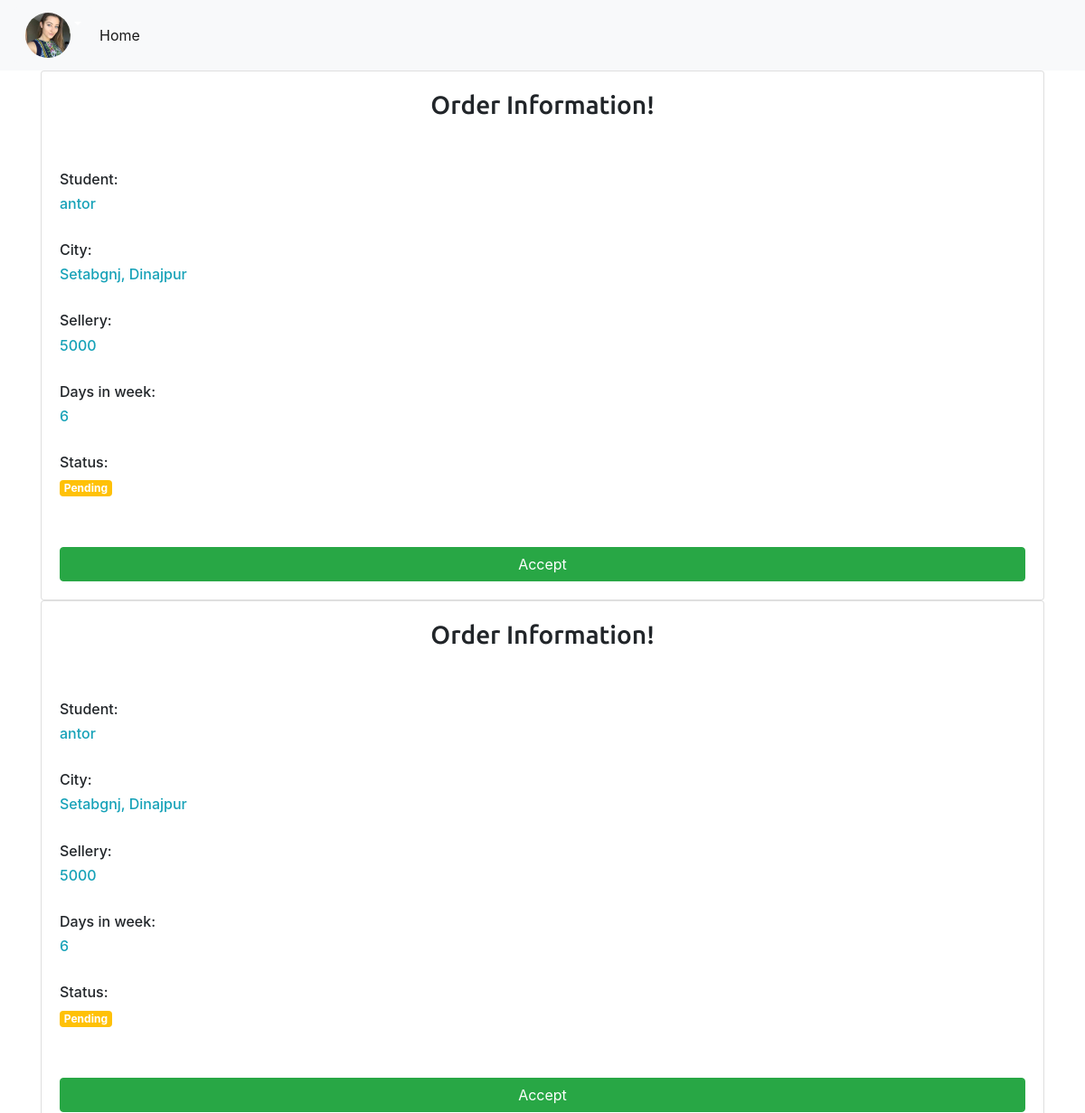
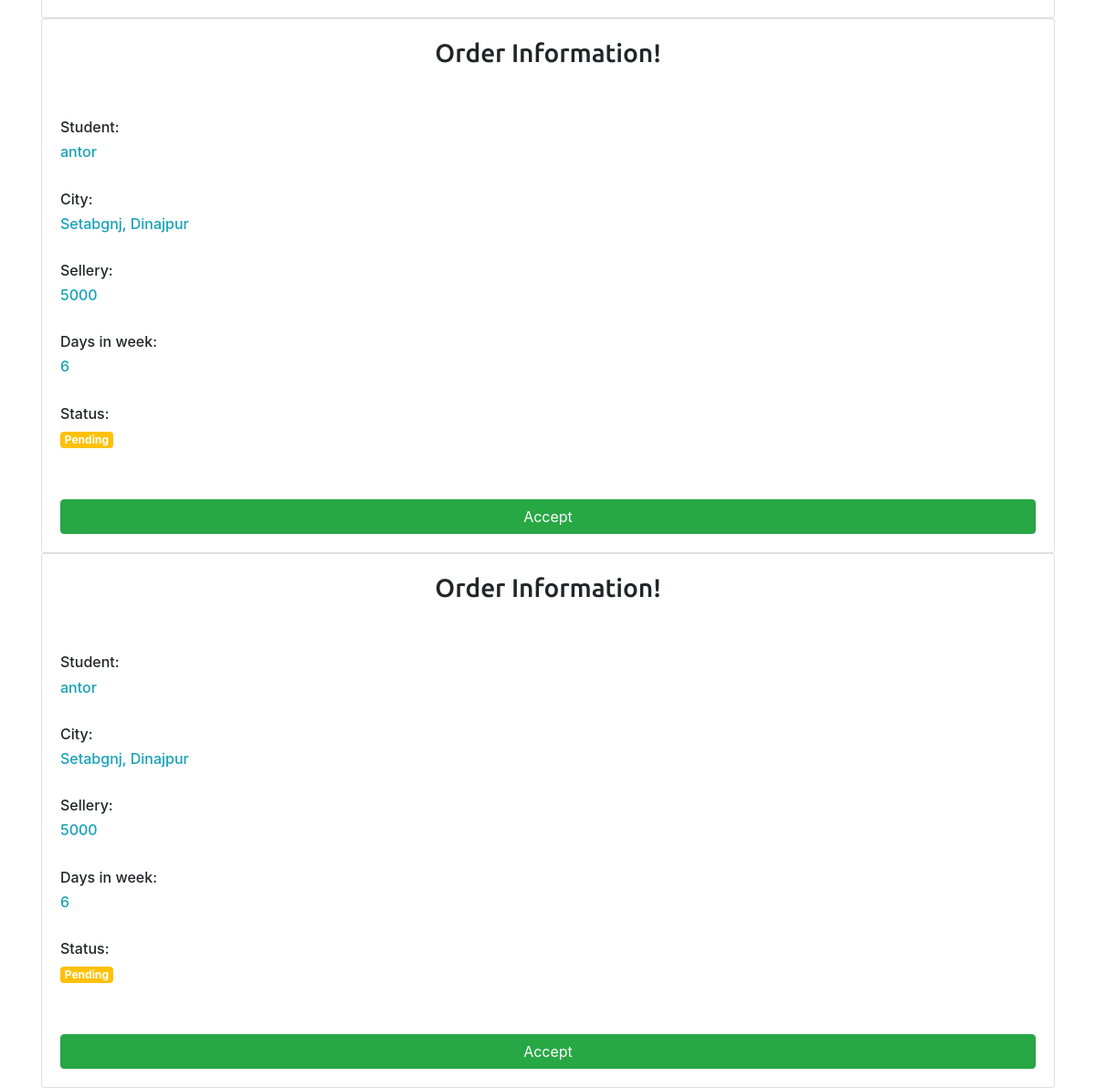
The app's page /teacher-hire (signed in) with its own data (2 pictures, top to bottom).
### account/models.py (models this page shows)
class User(AbstractUser):
	is_teacher = models.BooleanField(default=False)
	is_student = models.BooleanField(default=False)

### teacher/models.py (models this page shows, shortened)
class Teacher(models.Model):
	user = models.OneToOneField(User, on_delete=models.CASCADE)
	profile_pic = models.FileField(upload_to='media/teacher', default='static/stud.jpg', null=True)
	is_verified= models.BooleanField(default=False)
	city = models.CharField(max_length=50, null=True)
	bio= models.TextField(null=True)
	subjects = models.ForeignKey(Subject, on_delete=models.CASCADE, null=True)

### student/models.py (models this page shows, shortened)
class Order(models.Model):
	teacher = models.ForeignKey(User, on_delete= models.CASCADE, related_name='teacherorder')
	student = models.ForeignKey(User, on_delete= models.CASCADE, related_name='studentorder')
	city = models.CharField(max_length=30)
	sellery = models.CharField(max_length=5)
	days = models.CharField(max_length=50)
	status = models.BooleanField(default=False)

### account/decorators.py (the view)
	def wrap(request, *args, **kwargs):
		if request.user.is_teacher:
			return func(request, *args, **kwargs)
		else:
			return redirect('/')

### teacher/views.py (called while the page is built)
@teacher_only
def hireInfo(request):
	orders = Order.objects.filter(teacher=request.user)
	context = {
			'orders': orders,
	}
	return render(request, 'teacher/hireinfo.html', context)

### templates/teacher/hireinfo.html (shortened to what this page needs)
 {% extends 'base.html' %}
 {% block body %}
     <div class="container">
     {% for order in orders %}
    <div class="card">
  <div class="card-body">
    <center>
      <h3>Order Information!</h3>
    </center>
    <br />
    <br />
    <h6 class="">Student:</h6>
    <h6 class="text-info">{{order.student}}</h6>
    <br />
       <h6 class="">City:</h6>
    <h6 class="text-info">{{order.city}}</h6>
    <br />
           <h6 class="">Sellery:</h6>
    <h6 class="text-info">{{order.sellery}}</h6>
    <br />
     <h6 class="">Days in week:</h6>
    <h6 class="text-info">{{order.days}}</h6>
    <br>
    <h6>Status:</h6>
    {% if order.status %}
    <h6> <span class="text-white badge badge-success">Accepted</span> </h6>
    {% else %}
     <h6> <span class="text-white badge badge-warning">Pending</span> </h6>
     {% endif %}
     {% if not order.status %}
    <br>
    <br />
    <form action="{% url 'acceptorder' order.id %}" method="POST">
      <button class="btn btn-success w-100"type="submit">Accept</button>
    </form>
    {% endif %}
  </div>
</div>
{% endfor %}
    </div>
 {% endblock %}

### templates/base.html (shortened to what this page needs)
<!doctype html>
<html lang="en">
  <head>
  {% load static %}
    <link rel="stylesheet" href="https://stackpath.bootstrapcdn.com/bootstrap/4.3.1/css/bootstrap.min.css">
  </head>
  <body class="">
    <nav class="navbar navbar-expand-lg navbar-light bg-light">
  {% if user.is_authenticated %}
  {% if user.is_teacher %}
  <div class="bg-light dropdown">
  <button class="bg-light border-0 shadow-none btn btn-secondary dropdown-toggle" type="button" id="dropdownMenuButton" data-toggle="dropdown" aria-haspopup="true" aria-expanded="false">
    <div class="circular">
    {% if user.teacher.profile_pic %}
    <img src="{{user.teacher.profile_pic.url}}">
    {% endif %}
    </div>
  </button>
</div>
{% endif %}
  {% else %}
  <a class="ml-auto btn btn-outline-info btn-sm" href="{% url 'join' %}">Join</a>
    <a class="ml-1 btn btn-info btn-sm" href="{% url 'login' %}">Login</a>
    {% endif %}
  <div class="collapse navbar-collapse" id="navbarTogglerDemo03">
    <ul class="navbar-nav mr-auto mt-2 mt-lg-0">
      <li class="nav-item active">
        <a class="nav-link" href="{% url 'home' %}">Home <span class="sr-only">(current)</span></a>
      </li>
    </ul>
  </div>
</nav>
    {% block body %}
    {% endblock %}
  </body>
</html>

### templates/base.html (style rules this page uses)
a { text-decoration: none; }
h3 { font-family: 'Ubuntu', sans-serif; }
.circular { float: left; width: 50px; height: 50px; -webkit-border-radius: 50%; -moz-border-radius: 50%; border-radius: 50%; overflow:hidden; }
.circular img { width:100%; }

### records on screen
User: teacher.profile_pic (picture)
Order: student "antor", city "Setabgnj, Dinajpur", sellery "5000", days "6", status "Pending"
Order: student "antor", city "Setabgnj, Dinajpur", sellery "5000", days "6", status "Pending"
Order: student "antor", city "Setabgnj, Dinajpur", sellery "5000", days "6", status "Pending"
Order: student "antor", city "Setabgnj, Dinajpur", sellery "5000", days "6", status "Pending"
